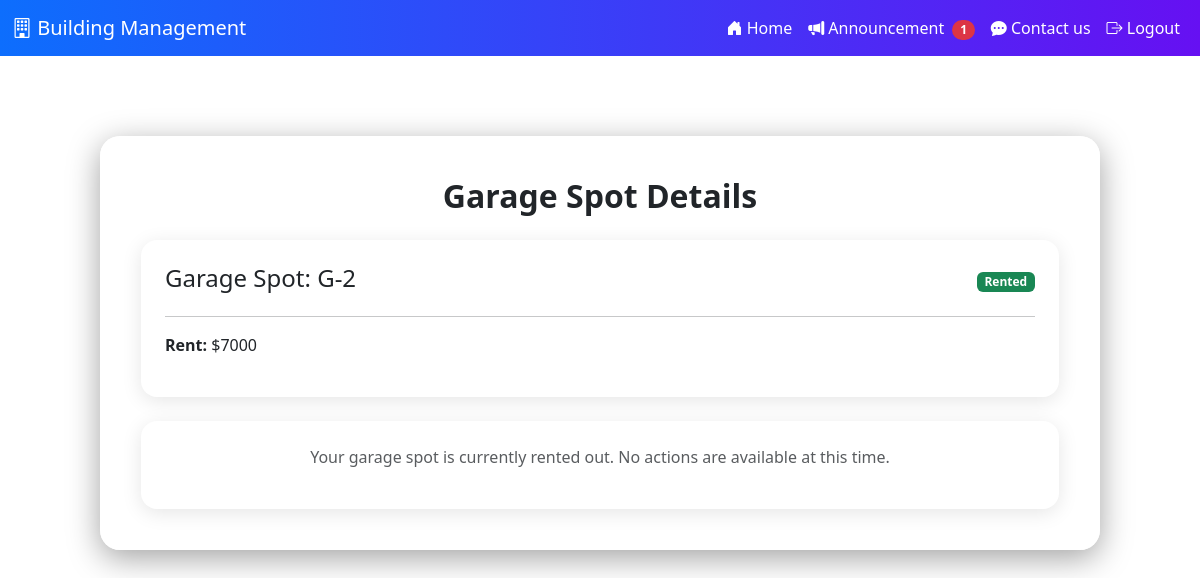
Page /tenantgarage.php (signed in) on the committed database.
### tables this page shows
CREATE TABLE `garage` (
  `spot_label` varchar(5) NOT NULL,
  `status` enum('Vacant','Occupied','For Rent','Rented') DEFAULT NULL,
  `rent` int(11) NOT NULL,
  `flat_no` varchar(5) DEFAULT NULL
);

### tenantgarage.php (the view, shortened to what this page needs)
<?php
include('DBconnect.php');
$user_flat_no = null;
$garage_spot = null;
$user_phone = $_SESSION['phone_number'];
$stmt = $conn->prepare("SELECT flat_no, email FROM tenants WHERE phone_number = ?");
$stmt->bind_param("s", $user_phone);
$stmt->execute();
$result = $stmt->get_result();
if ($row = $result->fetch_assoc()) {
    $user_flat_no = $row['flat_no'];
}
if ($user_flat_no) {
    $stmt = $conn->prepare("SELECT * FROM garage WHERE flat_no = ?");
    $stmt->bind_param("s", $user_flat_no);
    $stmt->execute();
    $result = $stmt->get_result();
    if ($row = $result->fetch_assoc()) {
        $garage_spot = $row;
    }
}
?>
<!DOCTYPE html>
<html>
    <head>
        <link href="https://cdn.jsdelivr.net/npm/bootstrap@5.3.0/dist/css/bootstrap.min.css" rel="stylesheet">
        <link rel="stylesheet" href="https://cdn.jsdelivr.net/npm/bootstrap-icons@1.10.5/font/bootstrap-icons.css">
        <link rel="stylesheet" href="https://cdnjs.cloudflare.com/ajax/libs/font-awesome/6.5.0/css/all.min.css">
        <link rel="stylesheet" href="adminstyle.css">
    </head>
    <body class="body">
        <?php include('navbartenant.php'); ?>
        <main>
            <div class="tenants2">
                <h2 class="text-center mb-4">Garage Spot Details</h2>
                <?php if ($garage_spot): ?>
                    <div class="card p-4 mb-4">
                        <div class="d-flex justify-content-between align-items-center">
                            <h4>Garage Spot: <?php echo htmlspecialchars($garage_spot['spot_label']); ?></h4>
                            <span class="badge <?php echo ($garage_spot['status'] === 'Vacant') ? 'bg-secondary' : 'bg-success'; ?>">
                                <?php echo htmlspecialchars($garage_spot['status']); ?>
                            </span>
                        </div>
                        <hr>
                        <p><strong>Rent:</strong> $<?php echo htmlspecialchars($garage_spot['rent']); ?></p>
                    </div>
                    <?php if ($garage_spot['status'] === 'Vacant'): ?>
                        <div class="card p-4">
                            <h4 class="text-center mb-3">Manage Your Garage Spot</h4>
                            <p class="text-center">This spot is currently vacant. Would you like to occupy it or leave it for rent?</p>
                            <form method="POST" action="tenantgarage.php" class="d-flex justify-content-center gap-3">
                                <input type="hidden" name="spot_label" value="<?php echo htmlspecialchars($garage_spot['spot_label']); ?>">
                                <button type="submit" name="action" value="occupy" class="btn btn-primary">Occupy Spot</button>
                                <button type="submit" name="action" value="rent" class="btn btn-secondary">Leave for Rent</button>
                            </form>
                        </div>
                    <?php else: ?>
                        <div class="card p-4 text-center">
                            <p class="text-muted">Your garage spot is currently rented out. No actions are available at this time.</p>
                        </div>
                    <?php endif; ?>
                <?php else: ?>
                    <div class="alert alert-info text-center" role="alert">
                        No garage spot is assigned to your flat.
                    </div>
                <?php endif; ?>
            </div>
        </main>
    </body>
</html>

### adminstyle.css (style rules this page uses)
.body { background: linear-gradient(135deg, #e0f7fa, #f1f8e9); font-family: 'Segoe UI', Tahoma, Geneva, Verdana, sans-serif; min-height: 100vh; color: #212529; background-image: url('img/modern-tokyo-street-background.jpg'); background-repeat: no-repeat; background-position: center; background-size: cover; background-attachment: fixed; }
.card, .form-container { background-color: #ffffff; border: none; border-radius: 1rem; box-shadow: 0 4px 20px rgba(0, 0, 0, 0.1); padding: 2rem; }
h2, h3 { color: #212529; font-weight: 600; }
.mb-4 { margin-bottom: 1.5rem !important; }
.tenants2 { margin-top: 80px; max-width: 1000px; width: 95%; margin: 80px auto 0; padding: 40px; background-color: rgba(255, 255, 255, 0.8); backdrop-filter: blur(10px); border-radius: 20px; border: 1px solid rgba(255, 255, 255, 0.2); box-shadow: 0 8px 32px 0 rgba(0, 0, 0, 0.37); display: flex; flex-direction: column; justify-content: center; z-index: 2; }

### rows in the picture
garage: spot_label "G-2", status "Rented", rent "7000"

### other values in the picture
$announcement "1"
